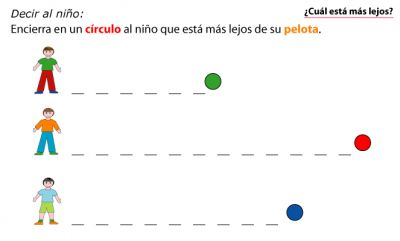
//> input picture houghcircles/image.jpg, 400 x 241 px
$ ./houghcircles   (built with g++ and OpenCV 4)
//> lines starting //> are read from the running program, lines starting //| are printed output that depends on the picture; after the words box and inside, x2 and y2 are one past the last pixel; in counts of white or black regions, pixels touching at a corner belong together
/**
 * @file houghcircles.cpp
 * @brief This program demonstrates circle finding with the Hough transform
 */
#include "opencv2/imgcodecs.hpp"
#include "opencv2/highgui.hpp"
#include "opencv2/imgproc.hpp"

using namespace cv;
using namespace std;

int main(int argc, char** argv)
{
    //![load]
    // const char* filename = argc >=2 ? argv[1] : "smarties.png";
    const char* filename = argc >=2 ? argv[1] : "image.jpg";

    // Loads an image
    Mat src = imread( filename, IMREAD_COLOR );
//> src is the input picture: 241 rows x 400 cols, CV_8UC3; mean B, G, R 246.7, 247.6, 248.2

    // Check if image is loaded fine
    if(src.empty()){
        printf(" Error opening image\n");
        printf(" Program Arguments: [image_name -- default %s] \n", filename);
        return -1;
    }
    //![load]

    //![convert_to_gray]
    Mat gray;
    cvtColor(src, gray, COLOR_BGR2GRAY);
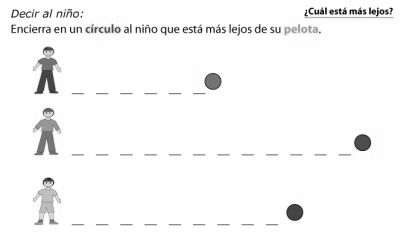
//> gray: 241 rows x 400 cols, CV_8UC1; min 0, max 255, mean 247.6
    //![convert_to_gray]

    //![reduce_noise]
    medianBlur(gray, gray, 5);
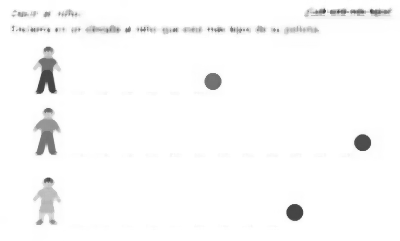
//> gray: 241 rows x 400 cols, CV_8UC1; 17.14% of pixels changed, all inside (x1, y1, x2, y2) = (0, 0, 400, 241)
    //![reduce_noise]

    //![houghcircles]
    vector<Vec3f> circles;
    HoughCircles(gray, circles, HOUGH_GRADIENT, 1,
                 gray.rows/16,  // change this value to detect circles with different distances to each other
                 100, 30, 1, 9 // change the last two parameters
            // (min_radius & max_radius) to detect larger circles
    );
//> circles = 3 circles (x, y, radius): [212.5, 80.5, 8.4], [294.5, 211.5, 8.4], [362.5, 142.5, 8.4]
    //![houghcircles]

    //![draw]
    for( size_t i = 0; i < circles.size(); i++ )
    {
        Vec3i c = circles[i];
        Point center = Point(c[0], c[1]);
        // circle center
        circle( src, center, 1, Scalar(0,100,100), 3, LINE_AA);
        // circle outline
        int radius = c[2];
        circle( src, center, radius, Scalar(255,0,255), 3, LINE_AA);
    }
//> this loop made 3 passes
//> c on passes 1 to 3: [212, 80, 8], [294, 212, 8], [362, 142, 8]
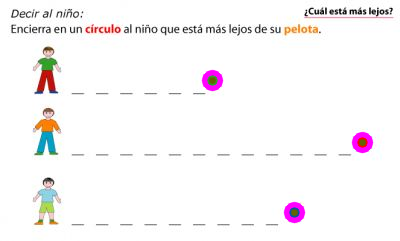
//> src: 241 rows x 400 cols, CV_8UC3; 1.25% of pixels changed, all inside (x1, y1, x2, y2) = (201, 69, 374, 224)
    //![draw]

    //![display]
    imshow("detected circles", src);
    waitKey();
    //![display]

    return 0;
}

$ run again, with houghcircles/smarties.png saved as houghcircles/image.jpg
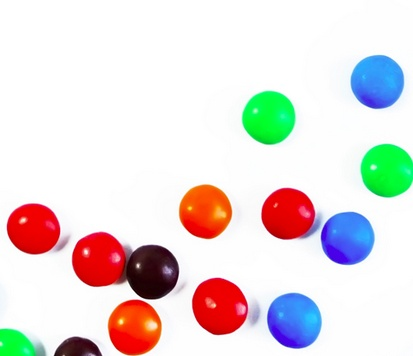
//> input picture houghcircles/smarties.png, 413 x 356 px
//> src is the input picture: 356 rows x 413 cols, CV_8UC3; mean B, G, R 219.1, 220.4, 228.8
//> `cvtColor(src, gray, COLOR_BGR2GRAY);`:
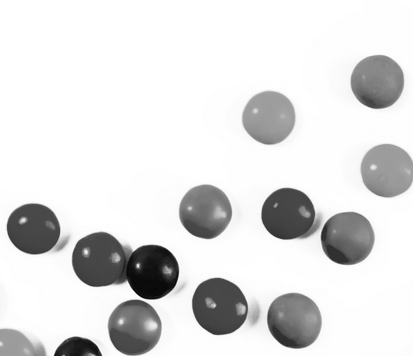
//> gray: 356 rows x 413 cols, CV_8UC1; min 5, max 255, mean 222.7
//> circles = empty
